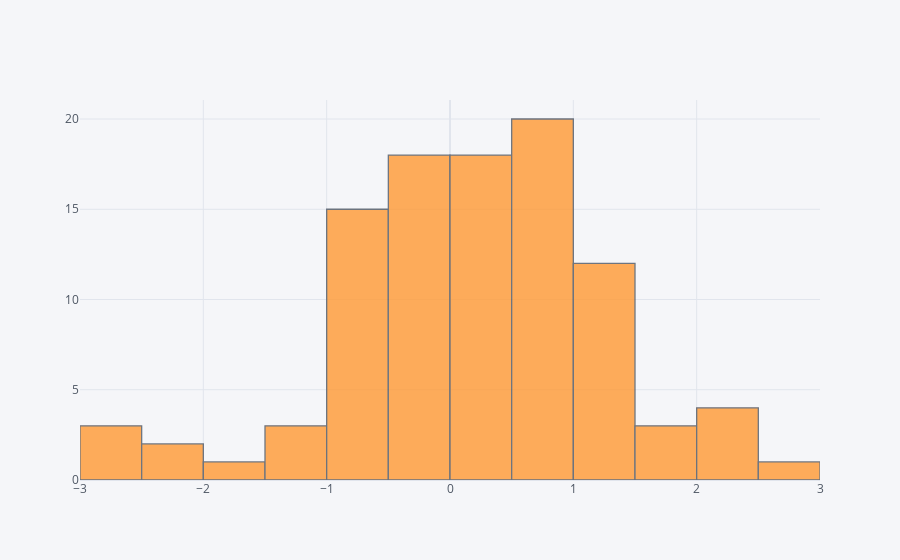

Source (notebook cell):
### Code cell
df['A'].iplot(kind='hist')

### Figure 1 — Plotly figure (JSON) as saved in the notebook; plotly's stock layout.template omitted (floating-point values rounded to 4 significant figures)
{"data": [{"histfunc": "count", "histnorm": "", "marker": {"color": "rgba(255, 153, 51, 1.0)", "line": {"color": "#4D5663", "width": 1.3}}, "name": "A", "opacity": 0.8, "orientation": "v", "type": "histogram", "x": [1.502, 0.4088, 1.599, -0.5215, 1.568, 0.7468, -0.7493, 0.116, 0.2205, -0.455, 0.8564, -2.067, -0.3829, 0.01901, -0.1263, 0.568, 1.149, 0.6436, 0.1386, -0.4957, 0.4836, -1.276, -0.5398, 0.5797, -0.6037, 0.7254, 0.6834, -2.885, 1.023, -2.552, 2.312, -0.8127, -0.2345, -0.6759, -2.506, -1.224, 0.6694, -0.003428, 0.03204, -0.6481, 2.563, 0.9, 0.7517, 1.201, -1.947, -2.414, -0.05082, 1.207, -0.3835, 0.5221, -0.5249, 0.2462, 0.5678, -0.4866, -0.7417, 0.2486, 1.214, -0.1409, 0.2963, -0.4291, 1.149, -0.5217, 1.318, -0.4711, -0.4045, 2.146, 0.6335, 0.4176, -1.027, 1.126, 0.1047, -0.5907, -0.4552, 1.303, 0.7572, 0.1074, 2.071, 0.556, 2.38, -0.3907, 1.163, 0.5317, 0.5569, 0.393, 0.7338, 0.5033, -0.5716, 1.286, 0.02565, 0.5157, -0.5104, -0.4734, 0.3675, 1.307, 0.3593, 0.3794, -0.2178, -0.5506, -0.5936, -0.1885]}], "layout": {"barmode": "overlay", "legend": {"bgcolor": "#F5F6F9", "font": {"color": "#4D5663"}}, "paper_bgcolor": "#F5F6F9", "plot_bgcolor": "#F5F6F9", "title": {"font": {"color": "#4D5663"}}, "xaxis": {"gridcolor": "#E1E5ED", "showgrid": true, "tickfont": {"color": "#4D5663"}, "title": {"font": {"color": "#4D5663"}, "text": ""}, "zerolinecolor": "#E1E5ED"}, "yaxis": {"gridcolor": "#E1E5ED", "showgrid": true, "tickfont": {"color": "#4D5663"}, "title": {"font": {"color": "#4D5663"}, "text": ""}, "zerolinecolor": "#E1E5ED"}}}
